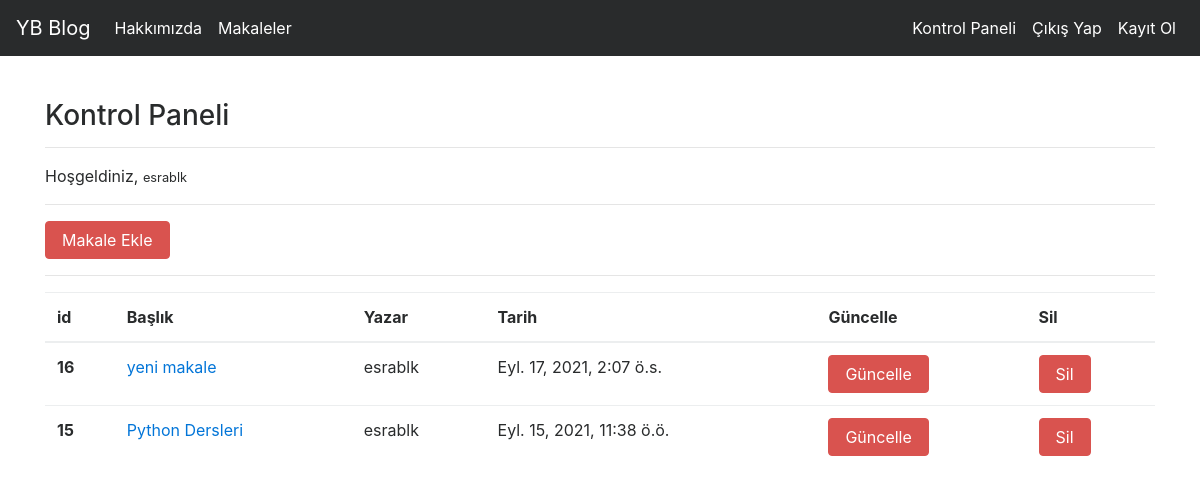
Screenshot of /articles/dashboard/ (signed in) with the database file from the repository.
### article/models.py (models this page shows, shortened)
class Article(models.Model):
    author = models.ForeignKey("auth.User",on_delete=models.CASCADE,verbose_name="Yazar")
    title = models.CharField(max_length=50,verbose_name = "Başlık")
    content = RichTextField()
    created_date = models.DateTimeField(auto_now_add=True,verbose_name="Oluşturulma Tarihi")
    article_image = models.FileField(blank=True,null=True,verbose_name="Makaleye Fotoğraf Ekleyin")
    class Meta:
        ordering = ['-created_date']

### article/views.py (the view)
# urls.py: path('dashboard/',views.dashboard,name="dashboard"),
@login_required(login_url="user:login")
def dashboard(request):
    articles = Article.objects.filter(author = request.user)
    context = {
        "articles":articles
    }
    return render(request,"dashboard.html",context)

### templates/dashboard.html
{% extends "layout.html" %}
{% block body %}
<h3>Kontrol Paneli</h3>
<hr>
<p>Hoşgeldiniz, <small>{{request.user.username}}</small></p>
<hr>
<a class = "btn btn-danger" href = "/articles/addarticle">Makale Ekle</a>
<hr>
{% if articles %}
    <table class="table">
  <thead>
    <tr>
      <th scope="col">id</th>
      <th scope="col">Başlık</th>
      <th scope="col">Yazar</th>
      <th scope="col">Tarih</th>
      <th scope="col">Güncelle</th>
      <th scope="col">Sil</th>
    </tr>
  </thead>
  <tbody>
    {% for article in articles %}
        <tr>
      <th scope="row">{{article.id}}</th>
      <td><a href = "{% url 'article:detail' article.id %}">{{article.title}}</a></td>
      <td>{{article.author.username}}</td>
      <td>{{article.created_date}}</td>
      <td><a href = "{% url 'article:update' article.id %}"class="btn btn-danger">Güncelle</a></td>
      <td><a href = "{% url 'article:delete' article.id %}"class="btn btn-danger">Sil</a></td>
    </tr>
    {% endfor %}
  </tbody>
</table>
{% else %}
    <div class = "alert alert-danger">Henüz makaleniz bulunmuyor..</div>
{% endif %}
{% endblock body %}

### rows the page displays
Article: id "16", title "yeni makale", author.username "esrablk", created_date "Eyl. 17, 2021, 2:07 ö.s."
Article: id "15", title "Python Dersleri", author.username "esrablk", created_date "Eyl. 15, 2021, 11:38 ö.ö."

### other values shown
{{ request.user.username }} "esrablk"
